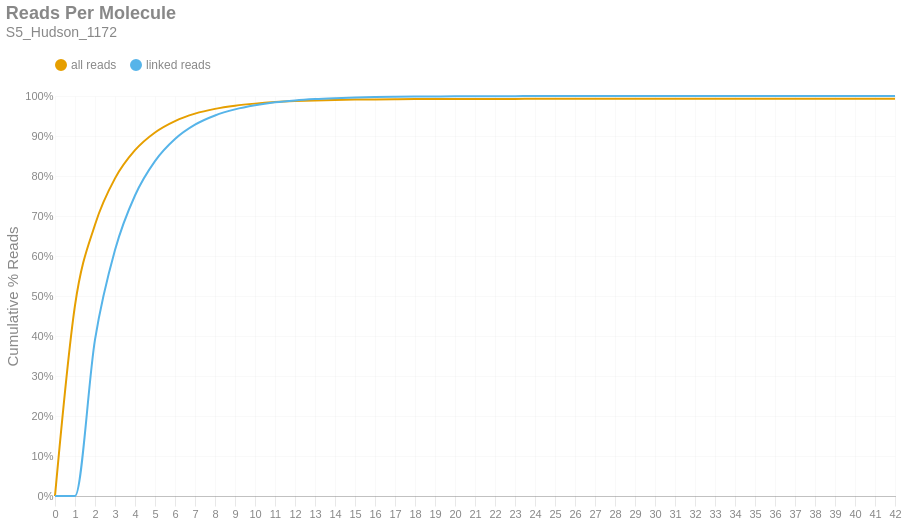

Write notebook code for a chart like this one.
### Markdown cell above
### Reads per Molecule
This chart shows the cumulative distribution of the number of reads per linked molecule. That is, how many alignments are associated with a unique molecule. This excludes the number of reads associated with invalid or absent linked-read barcodes. The `linked` histogram is the percentages recalculated when disregarding singletons.

### Code cell
if SKIPLR:
    print_html(f"Skipped")
else:
    counts = np.bincount(valids['reads'].cast(pl.Int64).to_numpy())
    weighted = counts * np.arange(len(counts))
    all_perc = weighted / n_reads
    linked_perc = weighted / n_linked_reads
    linked_perc[1] = 0
    binned_df = pl.DataFrame({
        'readsper': list(range(len(counts))),
        'all reads (cumsum)': np.cumsum(all_perc).tolist(),
        'linked reads (cumsum)': np.cumsum(linked_perc).tolist(),
    })

    with SafeRender(binned_df):
        (
            density_plot(binned_df, 'Reads Per Molecule', samplename, 'readspmol')
            .encode(
                x=alt.X('readsper:O', title=None).axis(labelAngle=0).scale(padding=0),
                y=alt.Y('value:Q', title='Cumulative % Reads').axis(format='%').stack(False),
                color=alt.Color("key:N").scale(domain=["all reads", "linked reads"]),
                tooltip=[
                    alt.Tooltip("key:N", title="Data Type"),
                    alt.Tooltip("readsper:O", title="Reads Per Molecule"),
                    alt.Tooltip("value:Q", format=".2%", title="% Reads (Cum.)")
                ]            
            )
        ).display()

### Figure 1 — Vega-Lite specification as saved in the notebook (floating-point values rounded to 4 significant figures)
{"width": "container", "height": 400, "config": {"title": {"anchor": "start", "dy": -15, "fontSize": 18, "color": "#888888", "subtitleColor": "#888888", "subtitleFontSize": 14}, "arc": {"fill": "#0072B2"}, "axis": {"domainColor": "#888888", "domainWidth": 0.5, "gridWidth": 0.2, "grid": false, "titleFontWeight": 400, "titleFontSize": 15, "labelFontSize": 11, "labelColor": "#888888", "tickColor": "#888888", "tickWidth": 0.2, "titleColor": "#888888"}, "axisBand": {"grid": false}, "axisX": {"grid": true, "tickSize": 10, "domainCap": "round"}, "axisY": {"domain": false, "grid": true, "tickSize": 0, "domainCap": "round"}, "background": "transparent", "header": {"labelFontSize": 15, "labelColor": "#888888", "titleFontSize": 15, "titleFontWeight": 600, "titleColor": "#888888"}, "legend": {"labelFont": "sans-serif", "labelFontSize": 12, "labelColor": "#888888", "symbolSize": 100, "symbolType": "circle", "titleFontSize": 12, "titlePadding": 10, "titleColor": "#888888", "title": null, "orient": "top"}, "range": {"category": ["#E69F00", "#56B4E9", "#009E73", "#F0E442", "#0072B2", "#D55E00", "#CC79A7", "#000000"], "diverging": ["#cfe8f3", "#a2d4ec", "#73bfe2", "#46abdb", "#1696d2", "#12719e"]}, "area": {"fill": "#0072B2", "fillOpacity": 0.7, "line": true, "strokeOpacity": 0.7}, "line": {"color": "#0072B2", "stroke": "#0072B2", "strokeWidth": 2}, "trail": {"color": "#0072B2", "stroke": "#0072B2", "strokeWidth": 0, "size": 1}, "point": {"filled": true, "fillOpacity": 1.0, "size": 95}, "text": {"color": "#888888", "fontSize": 11, "align": "right", "fontWeight": 400, "size": 11}, "bar": {"fill": "#0072B2", "stroke": null}, "view": {"stroke": null, "continuousWidth": 660, "continuousHeight": 400}}, "data": {"name": "data-c5b78f53b53491cb34a415729d11d5ad"}, "mark": {"type": "line", "interpolate": "monotone", "point": {"opacity": 0, "size": 275}}, "encoding": {"color": {"field": "key", "scale": {"domain": ["all reads", "linked reads"]}, "type": "nominal"}, "tooltip": [{"field": "key", "title": "Data Type", "type": "nominal"}, {"field": "readsper", "title": "Reads Per Molecule", "type": "ordinal"}, {"field": "value", "format": ".2%", "title": "% Reads (Cum.)", "type": "quantitative"}], "x": {"axis": {"labelAngle": 0}, "field": "readsper", "scale": {"padding": 0}, "title": null, "type": "ordinal"}, "y": {"axis": {"format": "%"}, "field": "value", "stack": false, "title": "Cumulative % Reads", "type": "quantitative"}}, "params": [{"name": "param_c36ac31b6afebe62", "select": {"type": "point", "fields": ["key"]}, "bind": "legend"}], "title": {"text": "Reads Per Molecule", "subtitle": "S5_Hudson_1172"}, "transform": [{"fold": ["all reads (cumsum)", "linked reads (cumsum)"]}, {"calculate": "replace(datum.key, ' (cumsum)', '')", "as": "key"}, {"filter": {"param": "param_c36ac31b6afebe62"}}], "usermeta": {"embedOptions": {"downloadFileName": "S5_Hudson_1172.readspmol"}}, "$schema": "https://vega.github.io/schema/vega-lite/v6.1.0.json", "datasets": {"data-c5b78f53b53491cb34a415729d11d5ad": [{"readsper": 0, "all reads (cumsum)": 0.0, "linked reads (cumsum)": 0.0}, {"readsper": 1, "all reads (cumsum)": 0.4763, "linked reads (cumsum)": 0.0}, {"readsper": 2, "all reads (cumsum)": 0.6783, "linked reads (cumsum)": 0.3909}, {"readsper": 3, "all reads (cumsum)": 0.794, "linked reads (cumsum)": 0.615}, {"readsper": 4, "all reads (cumsum)": 0.8645, "linked reads (cumsum)": 0.7513}, {"readsper": 5, "all reads (cumsum)": 0.9089, "linked reads (cumsum)": 0.8372}, {"readsper": 6, "all reads (cumsum)": 0.9374, "linked reads (cumsum)": 0.8925}, {"readsper": 7, "all reads (cumsum)": 0.9559, "linked reads (cumsum)": 0.9283}, {"readsper": 8, "all reads (cumsum)": 0.9678, "linked reads (cumsum)": 0.9514}, {"readsper": 9, "all reads (cumsum)": 0.9757, "linked reads (cumsum)": 0.9665}, {"readsper": 10, "all reads (cumsum)": 0.9809, "linked reads (cumsum)": 0.9767}, {"readsper": 11, "all reads (cumsum)": 0.9847, "linked reads (cumsum)": 0.9841}, {"readsper": 12, "all reads (cumsum)": 0.9872, "linked reads (cumsum)": 0.9889}, {"readsper": 13, "all reads (cumsum)": 0.9889, "linked reads (cumsum)": 0.9922}, {"readsper": 14, "all reads (cumsum)": 0.9901, "linked reads (cumsum)": 0.9944}, {"readsper": 15, "all reads (cumsum)": 0.991, "linked reads (cumsum)": 0.9962}, {"readsper": 16, "all reads (cumsum)": 0.9915, "linked reads (cumsum)": 0.9972}, {"readsper": 17, "all reads (cumsum)": 0.9919, "linked reads (cumsum)": 0.998}, {"readsper": 18, "all reads (cumsum)": 0.9922, "linked reads (cumsum)": 0.9985}, {"readsper": 19, "all reads (cumsum)": 0.9924, "linked reads (cumsum)": 0.9989}, {"readsper": 20, "all reads (cumsum)": 0.9926, "linked reads (cumsum)": 0.9992}, {"readsper": 21, "all reads (cumsum)": 0.9926, "linked reads (cumsum)": 0.9994}, {"readsper": 22, "all reads (cumsum)": 0.9927, "linked reads (cumsum)": 0.9995}, {"readsper": 23, "all reads (cumsum)": 0.9928, "linked reads (cumsum)": 0.9997}, {"readsper": 24, "all reads (cumsum)": 0.9928, "linked reads (cumsum)": 0.9998}, {"readsper": 25, "all reads (cumsum)": 0.9929, "linked reads (cumsum)": 0.9998}, {"readsper": 26, "all reads (cumsum)": 0.9929, "linked reads (cumsum)": 0.9999}, {"readsper": 27, "all reads (cumsum)": 0.9929, "linked reads (cumsum)": 0.9999}, {"readsper": 28, "all reads (cumsum)": 0.9929, "linked reads (cumsum)": 0.9999}, {"readsper": 29, "all reads (cumsum)": 0.9929, "linked reads (cumsum)": 0.9999}, {"readsper": 30, "all reads (cumsum)": 0.9929, "linked reads (cumsum)": 0.9999}, {"readsper": 31, "all reads (cumsum)": 0.9929, "linked reads (cumsum)": 1.0}, {"readsper": 32, "all reads (cumsum)": 0.9929, "linked reads (cumsum)": 1.0}, {"readsper": 33, "all reads (cumsum)": 0.993, "linked reads (cumsum)": 1.0}, {"readsper": 34, "all reads (cumsum)": 0.993, "linked reads (cumsum)": 1.0}, {"readsper": 35, "all reads (cumsum)": 0.993, "linked reads (cumsum)": 1.0}, {"readsper": 36, "all reads (cumsum)": 0.993, "linked reads (cumsum)": 1.0}, {"readsper": 37, "all reads (cumsum)": 0.993, "linked reads (cumsum)": 1.0}, {"readsper": 38, "all reads (cumsum)": 0.993, "linked reads (cumsum)": 1.0}, {"readsper": 39, "all reads (cumsum)": 0.993, "linked reads (cumsum)": 1.0}, {"readsper": 40, "all reads (cumsum)": 0.993, "linked reads (cumsum)": 1.0}, {"readsper": 41, "all reads (cumsum)": 0.993, "linked reads (cumsum)": 1.0}, {"readsper": 42, "all reads (cumsum)": 0.993, "linked reads (cumsum)": 1.0}]}}
